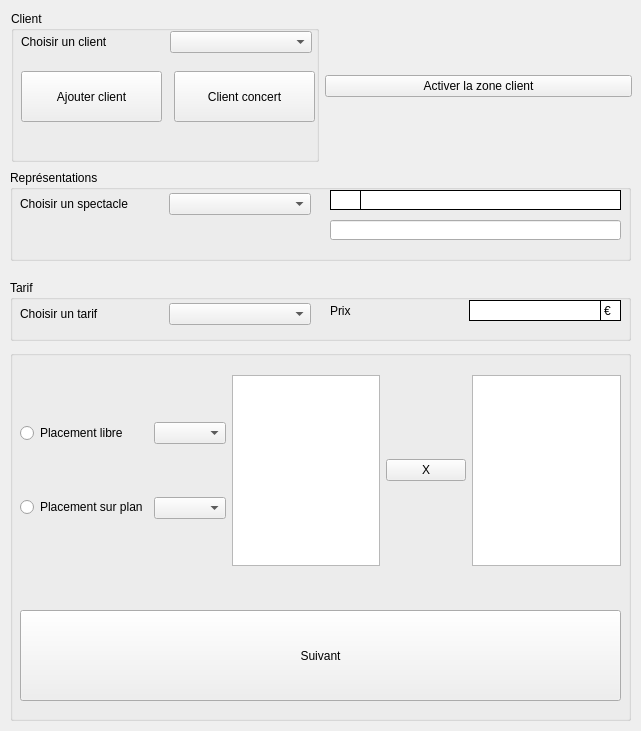
  <widget class="QWidget" name="widgetPartieGauche" native="true">
   <property name="geometry">
    <rect>
     <x>0</x>
     <y>0</y>
     <width>641</width>
     <height>731</height>
    </rect>
   </property>
   <widget class="QGroupBox" name="groupBox_4">
    <property name="geometry">
     <rect>
      <x>10</x>
      <y>350</y>
      <width>621</width>
      <height>371</height>
     </rect>
    </property>
    <property name="title">
     <string/>
    </property>
    <widget class="QWidget" name="layoutWidget">
     <property name="geometry">
      <rect>
       <x>10</x>
       <y>25</y>
       <width>601</width>
       <height>191</height>
      </rect>
     </property>
     <layout class="QHBoxLayout" name="horizontalLayout_6">
      <item>
       <layout class="QVBoxLayout" name="verticalLayout_2">
        <item>
         <widget class="QRadioButton" name="bRBtnPlacementLibre">
          <property name="text">
           <string>Placement libre</string>
          </property>
         </widget>
        </item>
        <item>
         <widget class="QRadioButton" name="bRBtnPlacementPlan">
          <property name="text">
           <string>Placement sur plan</string>
          </property>
         </widget>
        </item>
       </layout>
      </item>
      <item>
       <layout class="QVBoxLayout" name="verticalLayout_3">
        <item>
         <widget class="QComboBox" name="bCBoxNbPlaces"/>
        </item>
        <item>
         <widget class="QComboBox" name="bCBoxNumSiege"/>
        </item>
       </layout>
      </item>
      <item>
       <layout class="QGridLayout" name="gridLayout">
        <item row="0" column="1">
         <widget class="QPushButton" name="bBtnClearList">
          <property name="text">
           <string>X</string>
          </property>
         </widget>
        </item>
        <item row="0" column="2">
         <widget class="QListWidget" name="listWidget"/>
        </item>
        <item row="0" column="0">
         <widget class="QListView" name="bListVNumSiege">
          <property name="selectionMode">
           <enum>QAbstractItemView::SingleSelection</enum>
          </property>
         </widget>
        </item>
       </layout>
      </item>
     </layout>
    </widget>
    <widget class="QPushButton" name="bBtnSuivant">
     <property name="geometry">
      <rect>
       <x>10</x>
       <y>260</y>
       <width>601</width>
       <height>91</height>
      </rect>
     </property>
     <property name="text">
      <string>Suivant</string>
     </property>
    </widget>
   </widget>
   <widget class="QGroupBox" name="groupBox">
    <property name="geometry">
     <rect>
      <x>10</x>
      <y>170</y>
      <width>621</width>
      <height>91</height>
     </rect>
    </property>
    <property name="title">
     <string>Représentations</string>
    </property>
    <widget class="QLineEdit" name="bTxtDateEtHeure">
     <property name="geometry">
      <rect>
       <x>320</x>
       <y>50</y>
       <width>291</width>
       <height>20</height>
      </rect>
     </property>
    </widget>
    <widget class="QLabel" name="bLabelRepresentation">
     <property name="geometry">
      <rect>
       <x>350</x>
       <y>20</y>
       <width>261</width>
       <height>20</height>
      </rect>
     </property>
     <property name="styleSheet">
      <string notr="true">background-color: rgb(255, 255, 255);</string>
     </property>
     <property name="frameShape">
      <enum>QFrame::Box</enum>
     </property>
     <property name="text">
      <string/>
     </property>
    </widget>
    <widget class="QLabel" name="bLabelIdSpectacle">
     <property name="geometry">
      <rect>
       <x>320</x>
       <y>20</y>
       <width>31</width>
       <height>20</height>
      </rect>
     </property>
     <property name="styleSheet">
      <string notr="true">background-color: rgb(255, 255, 255);</string>
     </property>
     <property name="frameShape">
      <enum>QFrame::Box</enum>
     </property>
     <property name="text">
      <string/>
     </property>
    </widget>
    <widget class="QWidget" name="layoutWidget">
     <property name="geometry">
      <rect>
       <x>10</x>
       <y>23</y>
       <width>291</width>
       <height>22</height>
      </rect>
     </property>
     <layout class="QHBoxLayout" name="horizontalLayout_3">
      <item>
       <widget class="QLabel" name="label_31">
        <property name="text">
         <string>Choisir un spectacle</string>
        </property>
       </widget>
      </item>
      <item>
       <widget class="QComboBox" name="bCBoxRepresentations"/>
      </item>
     </layout>
    </widget>
   </widget>
   <widget class="QGroupBox" name="groupBox_3">
    <property name="geometry">
     <rect>
      <x>10</x>
      <y>280</y>
      <width>621</width>
      <height>61</height>
     </rect>
    </property>
    <property name="title">
     <string>Tarif</string>
    </property>
    <widget class="QLabel" name="bLabelEuro">
     <property name="geometry">
      <rect>
       <x>590</x>
       <y>20</y>
       <width>21</width>
       <height>21</height>
      </rect>
     </property>
     <property name="styleSheet">
      <string notr="true">background-color: rgb(255, 255, 255);</string>
     </property>
     <property name="frameShape">
      <enum>QFrame::Box</enum>
     </property>
     <property name="text">
      <string>€</string>
     </property>
    </widget>
    <widget class="QWidget" name="layoutWidget">
     <property name="geometry">
      <rect>
       <x>10</x>
       <y>23</y>
       <width>291</width>
       <height>22</height>
      </rect>
     </property>
     <layout class="QHBoxLayout" name="horizontalLayout_4">
      <item>
       <widget class="QLabel" name="label_45">
        <property name="text">
         <string>Choisir un tarif</string>
        </property>
       </widget>
      </item>
      <item>
       <widget class="QComboBox" name="bCBoxTarif"/>
      </item>
     </layout>
    </widget>
    <widget class="QWidget" name="layoutWidget">
     <property name="geometry">
      <rect>
       <x>320</x>
       <y>20</y>
       <width>271</width>
       <height>21</height>
      </rect>
     </property>
     <layout class="QHBoxLayout" name="horizontalLayout_5">
      <item>
       <widget class="QLabel" name="bLabelNbPlaces_2">
        <property name="text">
         <string>Prix</string>
        </property>
       </widget>
      </item>
      <item>
       <widget class="QLabel" name="bLabelPrix">
        <property name="styleSheet">
         <string notr="true">background-color: rgb(255, 255, 255);</string>
        </property>
        <property name="frameShape">
         <enum>QFrame::Box</enum>
        </property>
        <property name="text">
         <string/>
        </property>
       </widget>
      </item>
     </layout>
    </widget>
   </widget>
   <widget class="QWidget" name="">
    <property name="geometry">
     <rect>
      <x>11</x>
      <y>11</y>
      <width>621</width>
      <height>151</height>
     </rect>
    </property>
    <layout class="QHBoxLayout" name="horizontalLayout">
     <item>
      <widget class="QGroupBox" name="groupBox_2">
       <property name="title">
        <string>Client</string>
       </property>
       <widget class="QLabel" name="bLabelNomClient">
        <property name="geometry">
         <rect>
          <x>350</x>
          <y>20</y>
          <width>261</width>
          <height>20</height>
         </rect>
        </property>
        <property name="styleSheet">
         <string notr="true">background-color: rgb(255, 255, 255);</string>
        </property>
        <property name="frameShape">
         <enum>QFrame::Box</enum>
        </property>
        <property name="text">
         <string/>
        </property>
       </widget>
       <widget class="QLabel" name="bLabelIdClient">
        <property name="geometry">
         <rect>
          <x>320</x>
          <y>20</y>
          <width>31</width>
          <height>20</height>
         </rect>
        </property>
        <property name="styleSheet">
         <string notr="true">background-color: rgb(255, 255, 255);</string>
        </property>
        <property name="frameShape">
         <enum>QFrame::Box</enum>
        </property>
        <property name="text">
         <string/>
        </property>
       </widget>
       <widget class="QTextEdit" name="bTxtInfosClient">
        <property name="geometry">
         <rect>
          <x>320</x>
          <y>50</y>
          <width>291</width>
          <height>71</height>
         </rect>
        </property>
       </widget>
       <widget class="QWidget" name="layoutWidget">
        <property name="geometry">
         <rect>
          <x>10</x>
          <y>20</y>
          <width>291</width>
          <height>22</height>
         </rect>
        </property>
        <layout class="QHBoxLayout" name="horizontalLayout_2">
         <item>
          <widget class="QLabel" name="label_27">
           <property name="text">
            <string>Choisir un client</string>
           </property>
          </widget>
         </item>
         <item>
          <widget class="QComboBox" name="bCBoxSpectacteur"/>
         </item>
        </layout>
       </widget>
       <widget class="QPushButton" name="bBtnAjouter">
        <property name="geometry">
         <rect>
          <x>10</x>
          <y>60</y>
          <width>141</width>
          <height>51</height>
         </rect>
        </property>
        <property name="text">
         <string>Ajouter client</string>
        </property>
       </widget>
       <widget class="QPushButton" name="bBtnClientConcert">
        <property name="geometry">
         <rect>
          <x>163</x>
          <y>60</y>
          <width>141</width>
          <height>51</height>
         </rect>
        </property>
        <property name="text">
         <string>Client concert</string>
        </property>
       </widget>
      </widget>
     </item>
     <item>
      <widget class="QPushButton" name="bBtnActiverZoneClient">
       <property name="text">
        <string>Activer la zone client</string>
       </property>
      </widget>
     </item>
    </layout>
   </widget>
  </widget>
